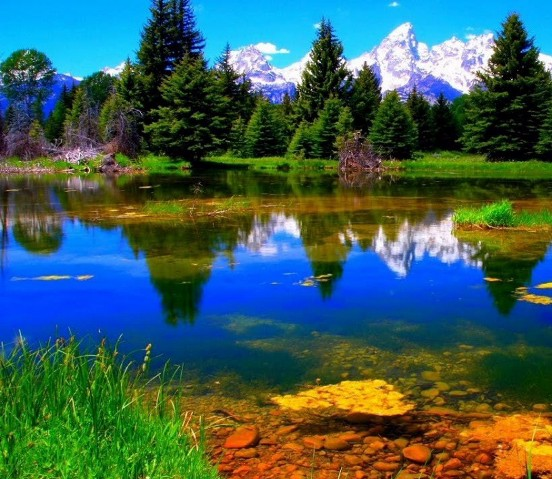
#> input picture AMAN/left.jpeg, 552 x 479 px
$ python expt.py
#> lines starting #> are read from the running program, lines starting #| are printed output that depends on the picture
import cv2
import numpy as np

dim=(1024,768)
left=cv2.imread('left.jpeg',cv2.IMREAD_COLOR)     #read img
#> left is the input picture: shape (479, 552, 3); mean B, G, R 87.7, 94, 61.9
left=cv2.resize(left,dim,interpolation=cv2.INTER_AREA)   #In case the images or of uneven size
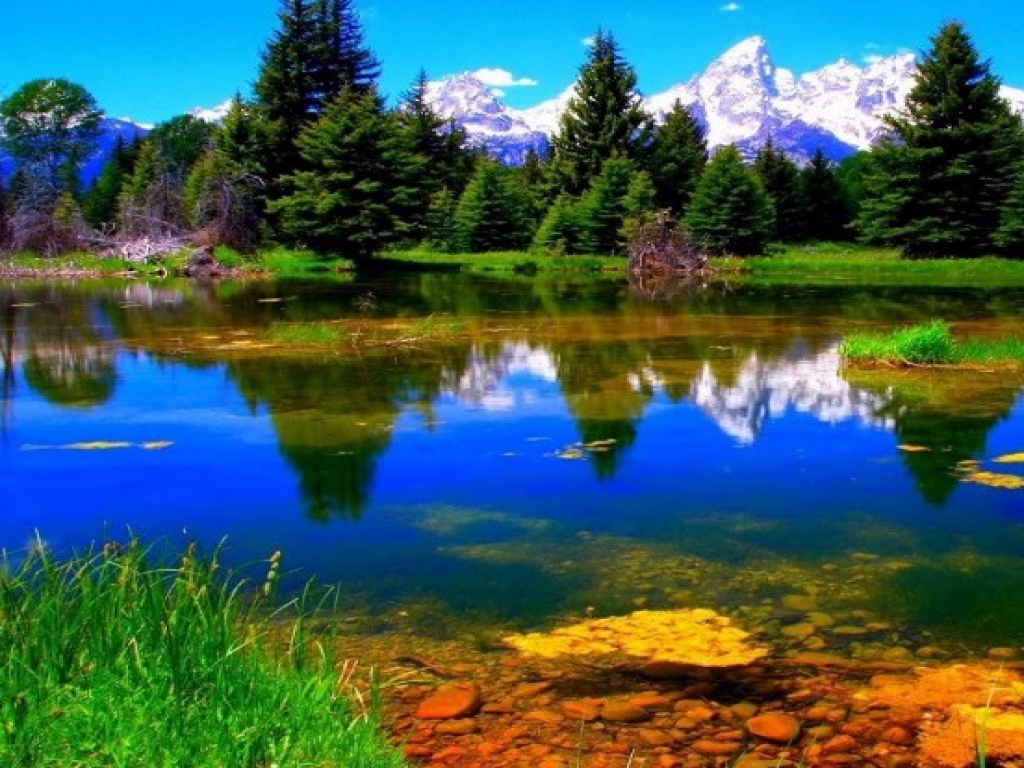
#> left: shape (768, 1024, 3); mean B, G, R 87.6, 93.9, 61.9


right=cv2.imread('right.jpeg',cv2.IMREAD_COLOR)
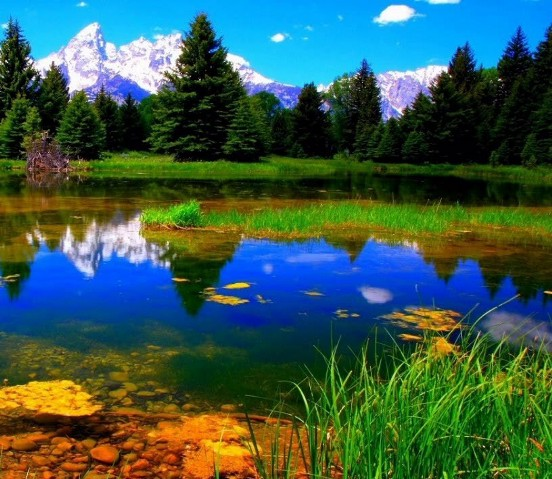
#> input picture AMAN/right.jpeg, 552 x 479 px
#> right is the input picture: shape (479, 552, 3); mean B, G, R 78.1, 89.8, 57.1
right=cv2.resize(right,dim,interpolation=cv2.INTER_AREA)
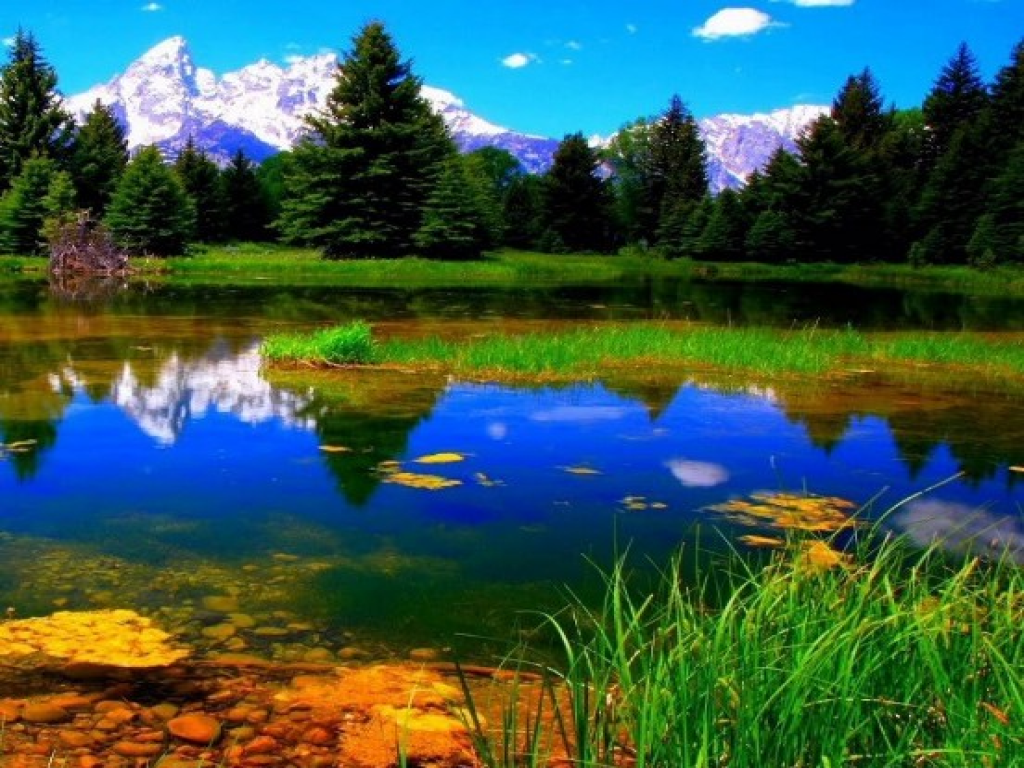
#> right: shape (768, 1024, 3); mean B, G, R 78, 89.8, 57


sift=cv2.xfeatures2d.SIFT_create() #SIFT, which stands for Scale Invariant Feature Transform, is a method for extracting feature vectors that describe local patches of an image.


kp1, des1=sift.detectAndCompute(left,None)   #storing the keypoints for matching
#> kp1 = 6322 keypoints; strongest (x, y, size): (642, 125, 4.6), (591, 97, 2.3), (462, 147, 2.8), (576, 136, 2.7)
kp2, des2=sift.detectAndCompute(right,None)
#> kp2 = 5599 keypoints; strongest (x, y, size): (897, 716, 2), (11, 98, 2.8), (279, 101, 71.9), (927, 128, 3.2)


FLANN_INDEX_KDTREE=0    #Matching images using Flann Index KDTree algo
index_params=dict(algorithm=FLANN_INDEX_KDTREE, trees=5)
search_params=dict(checks=50)
match=cv2.FlannBasedMatcher(index_params, search_params)

#match=cv2.BFMatcher() ----> It didnt worked so i used FlannBased Matcher and knn Matcher
matches=match.knnMatch(des1,des2,k=2)
#> matches = 6322 matches
good=[]
for m,n in matches:
	if m.distance < 0.1*n.distance:
		good.append(m)
#> after the loop, good = 96 matches


draw_params=dict(matchColor=(0,255,0),singlePointColor=None,flags=2)
im3=cv2.drawMatches(left,kp1,right,kp2,good,None,**draw_params)      #Drawing parameters over matched keypoints which you will see in green color lines
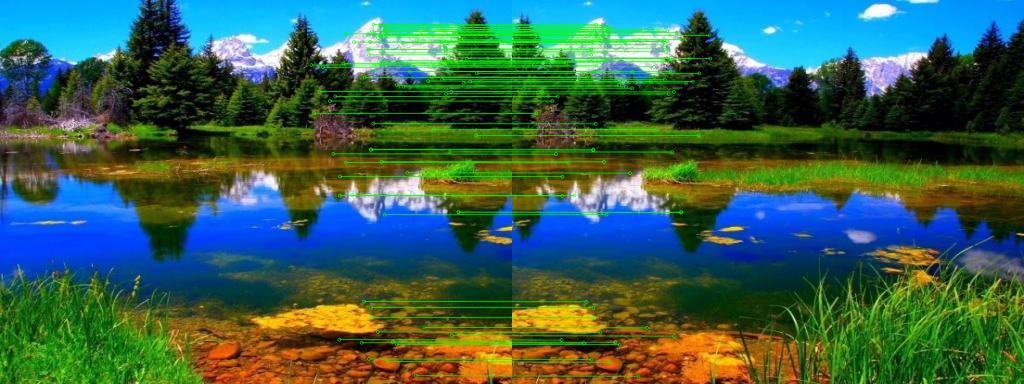
#> im3: shape (768, 2048, 3) (shown at 1/2 size); mean B, G, R 79.7, 96.7, 56.4


images=[]   #list to store both images for stitching
images.append(left)
images.append(right)

stitcher=cv2.Stitcher.create()  #Using stitcher class and create function to stitch the images on basis of feature matching
ret,pano=stitcher.stitch(images) #stitching and creating panorama of both the images and storing in ret and pano
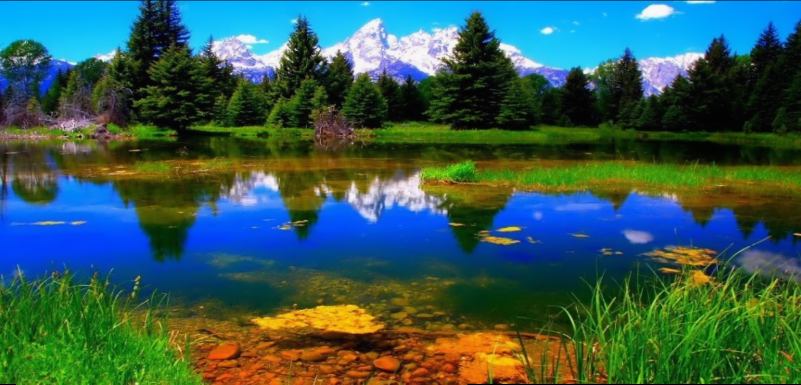
#> pano: shape (769, 1602, 3) (shown at 1/2 size); mean of channels 0, 1, 2 83.3, 91.1, 54.6; drawn as B, G, R
#> ret = 0

if ret==cv2.STITCHER_OK:   #checking if the image is stitched properly
    cv2.imshow('left_img',left)
    cv2.imshow('right_img',right)
    cv2.imshow('matching_params',im3)  #Displays the matching keypoins and prameters drawn over them
    cv2.imshow('stitched_img',pano)    #DIsplays Stitched image
    cv2.imwrite('original_image_drawmatches.jpeg',im3)  #saving the img
    cv2.imwrite("output.jpeg",pano)   #saving the img
    cv2.waitKey(50000)  #the output image will last for 20 sec(=20000) u can increse or decrease it by changing the figure inside waitKey
    cv2.destroyAllWindows()  #closes all window after 20 sec
else:
    print("Error During Stitching!")  #Error message
